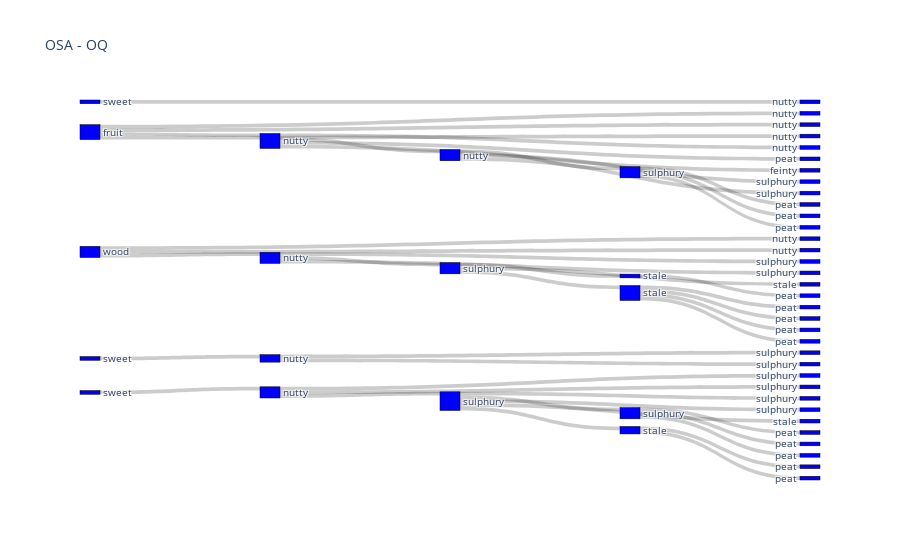

Here is the notebook cell this chart was saved with:
### Code cell
fig = go.Figure(data=[go.Sankey(
    node = dict(
      pad = 15,
      thickness = 20,
      line = dict(color = "black", width = 0.5),
      label = list(set(OSA_list))+list(set(OQ_list)),
      color = "blue"
    ),
    link = dict(
      source = source_OSA, # indices correspond to labels, eg A1, A2, A1, B1, ...
      target = targets_OQ,
      value = [1] * ((len(list(set(OSA_list)))))
  ))])

fig.update_layout(title_text="OSA - OQ", font_size=10)
fig.show()

### Figure 1 — Plotly figure (JSON) as saved in the notebook; plotly's stock layout.template omitted (floating-point values rounded to 4 significant figures; data arrays with more than 128 entries replaced by an {"elided": "..."} marker saying what was removed)
{"data": [{"link": {"source": [0, 0, 0, 0, 2, 5, 6, 7, 7, 7, 10, 10, 10, 10, 12, 12, 12, 15, 15, 17, 17, 17, 20, 20, 20, 23, 23, 23, 23, 23, 28, 28, 28, 31, 31, 31, 34, 34, 34, 37, 37, 38, 40, 40, 40, 40], "target": [10, 11, 13, 14, 12, 15, 16, 17, 18, 19, 20, 21, 54, 55, 22, 23, 24, 25, 26, 27, 28, 29, 30, 31, 32, 33, 34, 35, 36, 37, 38, 39, 40, 41, 42, 43, 44, 45, 46, 47, 49, 48, 50, 51, 52, 53], "value": [1, 1, 1, 1, 1, 1, 1, 1, 1, 1, 1, 1, 1, 1, 1, 1, 1, 1, 1, 1, 1, 1, 1, 1, 1, 1, 1, 1, 1, 1, 1, 1, 1, 1, 1, 1, 1, 1, 1, 1, 1, 1, 1, 1, 1, 1, 1, 1, 1, 1, 1, 1, 1, 1, 1, 1, 1, 1, 1, 1, 1, 1, 1, 1, 1, 1, 1, 1, 1, 1, 1, 1, 1, 1, 1, 1, 1, 1, 1, 1, 1, 1, 1, 1, 1, 1, 1, 1, 1, 1, 1]}, "node": {"color": "blue", "label": {"elided": "182 str values"}, "line": {"color": "black", "width": 0.5}, "pad": 15, "thickness": 20}, "type": "sankey"}], "layout": {"font": {"size": 10}, "title": {"text": "OSA - OQ"}}}
